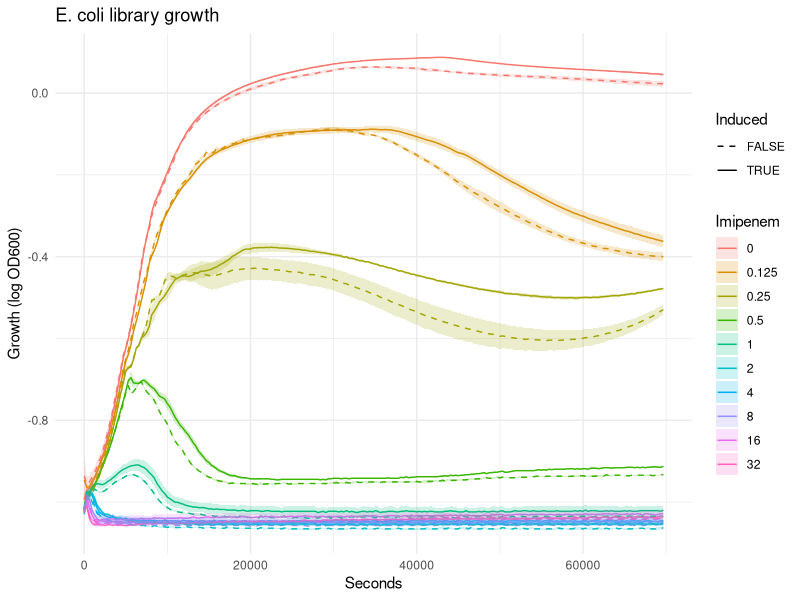

This chart was generated by the following R code:
library(tidyverse)
library(data.table)
data <- fread("attempt2/20231110_imipenem.tsv") %>% melt(id.vars = c("Seconds", "Temp"), variable.name = "Well", value.name = "OD600")

data[, c("Row", "Column") := tstrsplit(Well, "(?<=^[A-Z])", perl = TRUE)]

data[Row %in% c("B", "C", "D"), Induced := FALSE]

data[Row %in% c("E", "F", "G"), Induced := TRUE]

# Initialize Imipenem
data[, Imipenem := NULL]

# Set Imipenem for Columns 11 to 3
for (col in 11:3) {
  data[Column == as.character(col), Imipenem := 32 / 2^(11 - col)]
}

# Set Imipenem for Column 2
data[Column == "2", Imipenem := 0]


data <- data[!is.na(Imipenem) & !is.na(Induced)]

# Remove 's' from Seconds and convert to numeric
data[, Seconds := as.numeric(gsub("s", "", Seconds))]

ggplot(data, aes(x = Seconds, y = log10(OD600), group = interaction(Imipenem, Induced))) +
  stat_summary(fun = mean, geom = "line", aes(color = factor(Imipenem), linetype = factor(Induced))) +
  stat_summary(fun.data = mean_se, geom = "ribbon", aes(fill = factor(Imipenem)), alpha = 0.2) +
  labs(title = "E. coli library growth", x = "Seconds", y = "Growth (log OD600)",
       color = "Imipenem", linetype = "Induced", fill = "Imipenem") +
  scale_linetype_manual(values = c("FALSE" = "dashed", "TRUE" = "solid")) +
  theme_minimal()